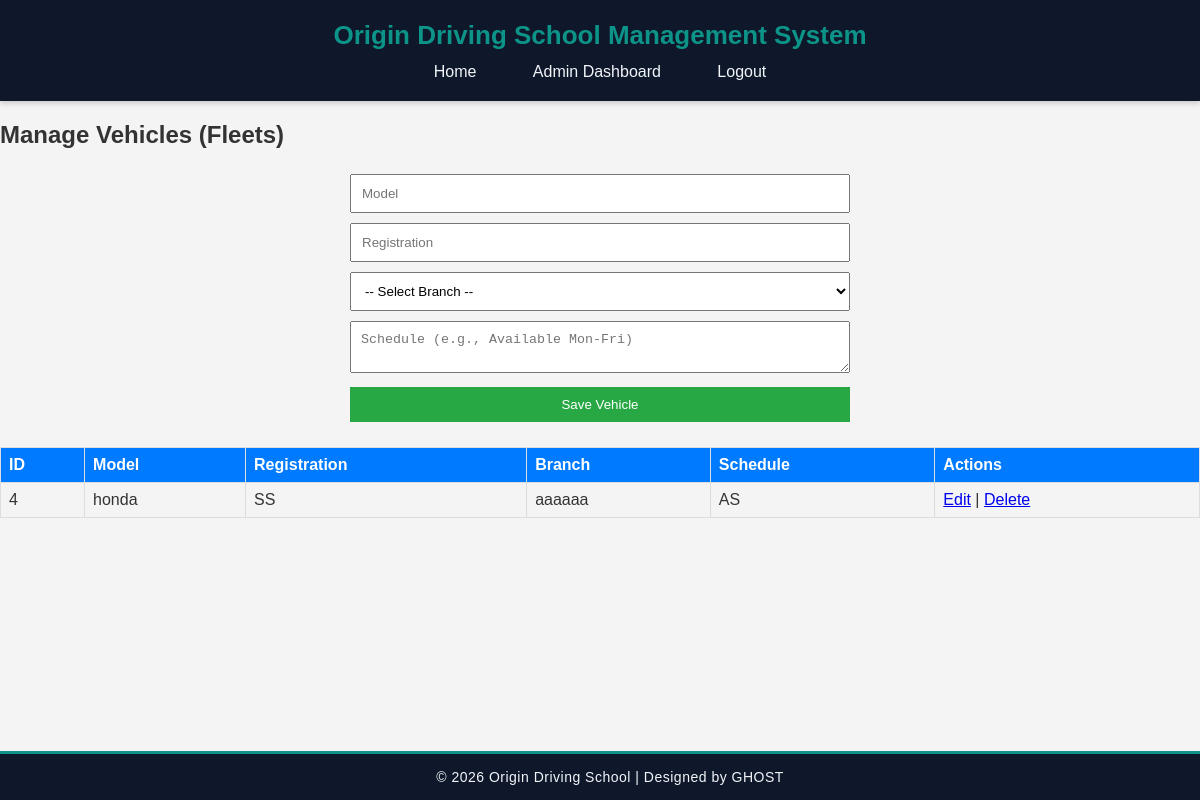
Page /admin/manage_vehicles.php (signed in) on the committed database.
### tables this page shows
CREATE TABLE `vehicles` (
  `id` int(11) NOT NULL,
  `model` varchar(100) NOT NULL,
  `registration` varchar(50) NOT NULL,
  `branch_id` int(11) NOT NULL,
  `schedule` text DEFAULT NULL,
  `color` varchar(50) DEFAULT NULL,
  `registration_city` varchar(100) DEFAULT NULL
);

CREATE TABLE `branches` (
  `id` int(11) NOT NULL,
  `name` varchar(100) NOT NULL,
  `location` text NOT NULL,
  `is_active` tinyint(1) NOT NULL DEFAULT 1,
  `manager_name` varchar(100) DEFAULT NULL,
  `contact_number` varchar(20) DEFAULT NULL
);

### admin/manage_vehicles.php (the view, shortened to what this page needs)
<?php
include '../includes/db_connect.php';
$edit_vehicle = null;
$sql = "SELECT v.*, b.name AS branch_name
        FROM vehicles v
        JOIN branches b ON v.branch_id = b.id";
$result = $conn->query($sql);
?>
<?php include '../includes/header.php'; ?>
<h2>Manage Vehicles (Fleets)</h2>
<form method="POST" onsubmit="return validateForm(this)">
    <input type="text" name="model" required placeholder="Model"
           value="<?php echo htmlspecialchars($edit_vehicle['model'] ?? ''); ?>">
    <input type="text" name="registration" required placeholder="Registration"
           value="<?php echo htmlspecialchars($edit_vehicle['registration'] ?? ''); ?>">
    <select name="branch_id" required>
        <option value="">-- Select Branch --</option>
    </select>
    <textarea name="schedule" placeholder="Schedule (e.g., Available Mon-Fri)"><?php
    ?></textarea>
    <button type="submit"><?php echo $edit_vehicle ? 'Update Vehicle' : 'Save Vehicle'; ?></button>
</form>
<table>
    <tr>
        <th>ID</th>
        <th>Model</th>
        <th>Registration</th>
        <th>Branch</th>
        <th>Schedule</th>
        <th>Actions</th>
    </tr>
    <?php while ($row = $result->fetch_assoc()): ?>
        <tr>
            <td><?php echo $row['id']; ?></td>
            <td><?php echo $row['model']; ?></td>
            <td><?php echo $row['registration']; ?></td>
            <td><?php echo $row['branch_name']; ?></td>
            <td><?php echo $row['schedule']; ?></td>
            <td>
                <a href="?edit=<?php echo $row['id']; ?>">Edit</a> |
                <a href="?delete=<?php echo $row['id']; ?>" onclick="return confirm('Are you sure?')">Delete</a>
            </td>
        </tr>
    <?php endwhile; ?>
</table>
<?php include '../includes/footer.php'; ?>

### css/styles.css (style rules this page uses)
body { font-family: Arial, sans-serif; margin: 0; padding: 0; background: #f4f4f4; color: #333; }
form { max-width: 500px; margin: auto; }
input, select, textarea, button { width: 100%; margin: 5px 0; padding: 10px; box-sizing: border-box; }
button { background: #28a745; color: white; border: none; cursor: pointer; }
table { width: 100%; border-collapse: collapse; margin: 20px 0; }
th, td { border: 1px solid #ddd; padding: 8px; text-align: left; }
th { background: #007bff; color: white; }

### rows in the picture
vehicles: id "4", model "honda", registration "SS", branch.name "aaaaaa", schedule "AS"
